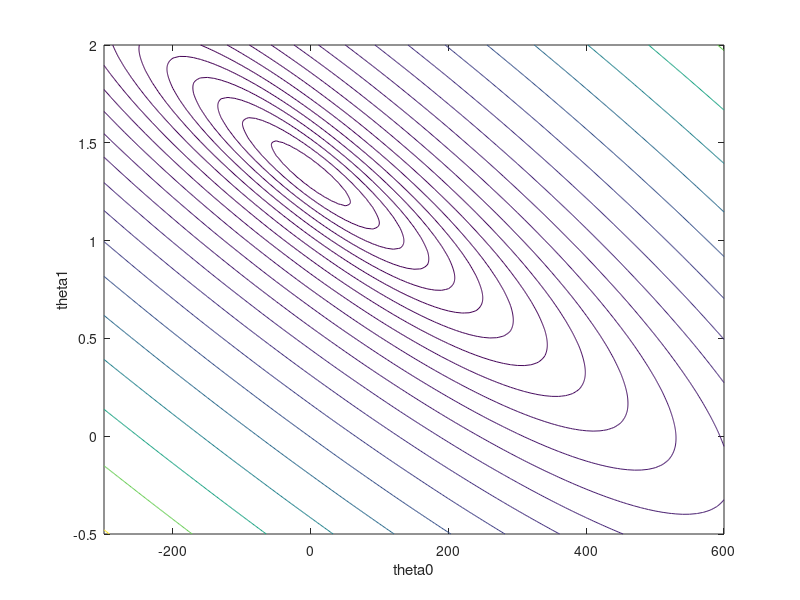

Recreate this plot in MATLAB. (Note: this script raises an error after producing the figure.)
#!/usr/bin/octave-cli --persist

# --------------------------------------------------------------------
# Interactive mode, showing the contours and the corresponding line
#
# Implementation of J and gradJ for the particular 1D case
# --------------------------------------------------------------------

# Data stored each sample in a row, where the last row is the label
D=load("escazu.dat");

# Rescue for now just the area and price columns
A=[D(:,1) D(:,4)];

# Objective function of the parameters theta, requires also the data A
# First create a matrix without the square, where the j-column has
# theta_0 + theta_1*x_1^(j)-y^(j).  Then, square all elements of that matrix
# and finally add up all elements in each row
function res=J(theta,A)
  res=0.5*sum((theta(:,1)*ones(1,rows(A)) +
               theta(:,2)*A(:,1)' -
               ones(rows(theta),1)*A(:,2)').^2,2);
endfunction;

# Gradient of J.
# Analytical solution.
#
# Here assuming that theta has two components only
# For each theta pair (assumed in a row of the theta matrix) it will
# compute also a row with the gradient: the first column is the partial
# derivative w.r.t theta_0 and the second w.r.t theta_1
function res=gradJ(theta,A)
  # Compute the matrix as in J
  B=(theta(:,1)*ones(1,rows(A)) +
     theta(:,2)*A(:,1)' -
     ones(rows(theta),1)*A(:,2)');
  res=[sum(B,2),sum(B.*(ones(rows(theta),1)*A(:,1)'),2)];
endfunction;

# Gradient of J.
# Numerical solution.
#
# Here assuming that theta has two components only
# For each theta pair (assumed in a row of the theta matrix) it will
# compute also a row with the gradient: the first column is the partial
# derivative w.r.t theta_0 and the second w.r.t theta_1
function resn=gradJn(theta,A)
  # Centered derivatives
  delta=1e-2;
  dx=delta*600;
  dy=delta*2;

  Jtx=(J(theta+ones(rows(theta),1)*[dx,0],A)-J(theta-ones(rows(theta),1)*[dx,0],A))/(2*dx);
  Jty=(J(theta+ones(rows(theta),1)*[0,dy],A)-J(theta-ones(rows(theta),1)*[0,dy],A))/(2*dy);
  
  resn=[Jtx,Jty];
endfunction


th0=-300:10:600;
th1=-0.5:0.005:2;

#th0=-200:50:400;
#th1=0.0:0.5:2;


[tt0,tt1] = meshgrid(th0,th1);

theta=[tt0(:) tt1(:)];
jj=reshape(J(theta,A),size(tt0));

# plot the contours in 2D

figure(1);
hold off;

levels= 4.11e+4*(1.3.^[-3:1:20]);

#g=gradJ(theta,A);

#gjx=reshape(g(:,1),size(tt0));
#gjy=reshape(g(:,2),size(tt1));

%quiver(tt0,tt1,gjx,gjy,0.005);

figure(1);
hold off;

contour(tt0,tt1,jj,levels);
xlabel("theta0");
ylabel("theta1");

while(1)
  hold on;
 
  printf("Click on countours to set a starting point\n");
  fflush(stdout);

  figure(1);
  [x,y,buttons] = ginput(1);
  t=[x,y];
  g=gradJ(t,A);

  hold off;
  
  contour(tt0,tt1,jj,levels);
  xlabel("theta0");
  ylabel("theta1");

  hold on;
  printf("Error at J(%g,%g)=%g\n",x,y,J(t,A));

  printf("  Gradient(%g,%g)=[%g,%g]\n",x,y,g(1),g(2));
  fflush(stdout);

  plot([x],[y],"*r");

  figure(2);
  hold off;
  plot(A(:,1),A(:,2),"*b");
  hold on;
  xx=80:100:620;
  yy=x+y*xx;
  plot(xx,yy,'k',"linewidth",3);

  axis([80,620,180,820]);
  
endwhile;

for i=[1:50]
  g = gradJ(t,A)/absg;
  t = t - alpha * g;
  plot([t(1)],[t(2)],"ob");
endfor


